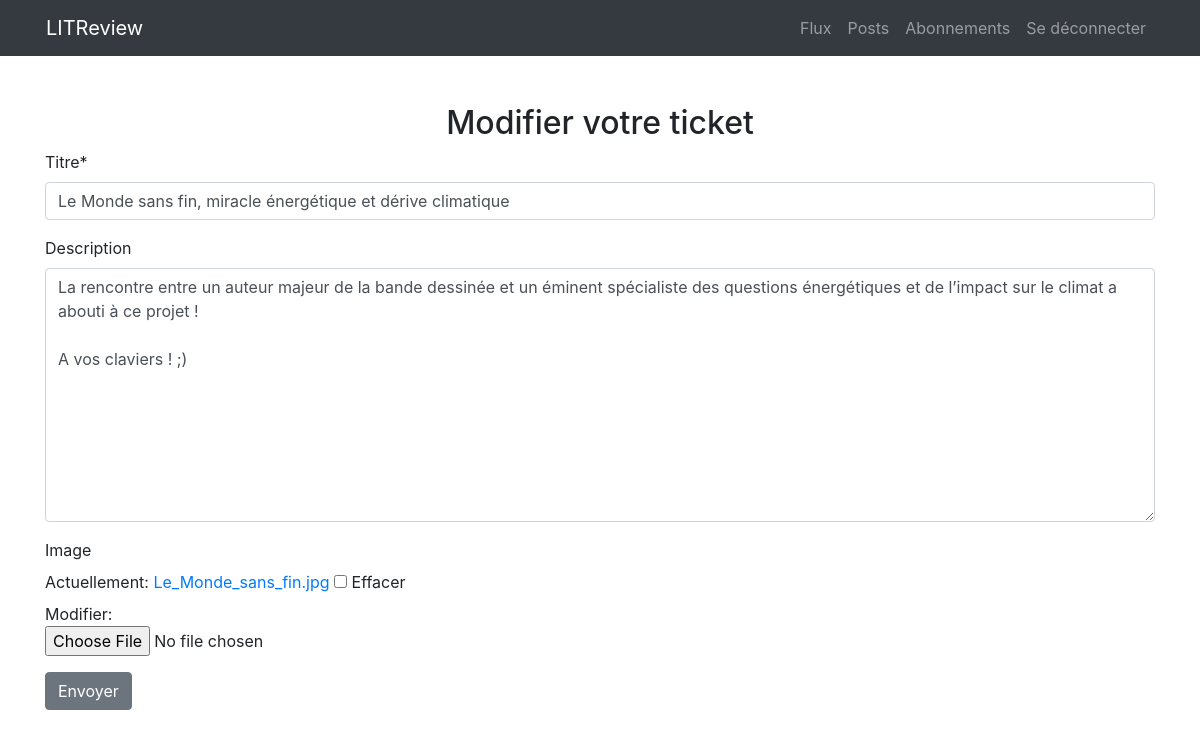
Page /tickets/2/update/ (signed in) on the committed database.
### tickets/models.py (models this page shows)
class Ticket(models.Model):
    title = models.CharField(max_length=128, verbose_name='titre')
    description = models.TextField(
        max_length=2048, blank=True, verbose_name='description')
    user = models.ForeignKey(
        to=settings.AUTH_USER_MODEL, on_delete=models.CASCADE)
    image = models.ImageField(null=True, blank=True, verbose_name='image')
    answered = models.BooleanField(default=False)
    time_created = models.DateTimeField(auto_now_add=True)

### tickets/views.py (the view, shortened to what this page needs)
@method_decorator(login_required, name='dispatch')
class TicketUpdateView(UpdateView):
    model = Ticket
    template_name = "tickets/ticket-create-update.html"
    fields = ['title', 'description', 'image']
    def get_context_data(self, **kwargs: Any) -> Dict[str, Any]:
        context = super().get_context_data(**kwargs)
        context['page_title'] = 'Modifier votre ticket'
        context['submit_text'] = 'Envoyer'
        return context

### tickets/templates/tickets/ticket-create-update.html (shortened to what this page needs)
{% extends 'base.html' %}
{% load crispy_forms_tags %}
{% block content %}
    {% include 'partials/nav_bar.html' %}
    {% if page_title == 'Modifier votre ticket' and form.instance.user != request.user %}
        <div class="container">
            <div class="row">
                <div class="col text-center">
                    <h2>Oops ! Vous n'avez pas le droit d'accéder à cette page </h2>
                </div>
            </div>
        </div>
    {% else %}
    <div class="container">
        <div class="row">
            <div class="col text-center">
                <h2>{{page_title}}</h2>
            </div>
        </div>
        <div class="row">
            <div class="col">
                <form method="post" enctype="multipart/form-data">
                    {{ form|crispy }}
                    <input type="submit" class="btn btn-secondary" value={{submit_text}}>
                </form>
            </div>
        </div>
    </div>
    {% endif %}
{% endblock content %}

### rows in the picture
Ticket: title "Le Monde sans fin, miracle énergétique et dérive climatique", description "La rencontre entre un auteur majeur de la bande dessinée et un éminent spécialiste des questions énergétiques et de l’impact sur le climat a abouti à ce projet ! A vos claviers ! ;)"

### other values in the picture
{{ page_title }} "Modifier votre ticket"
